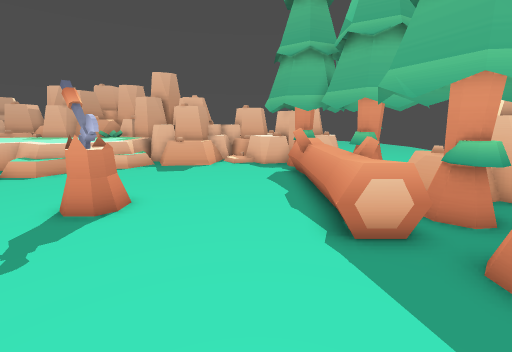
[1] (above)

24 first-person views from a walk through a level from a Godot 3-D game. The camera is 1.2 m above the floor, tilts 12° down and sees 90° across. The floor is counted in squares, 0.5 m on a side. Each view is taken from the middle of a square. On the plan, view 1 faces up. The plan holds only what a view shows up to about 17 squares ahead; the rest is blank. The place goes on beyond the plan.

[2]
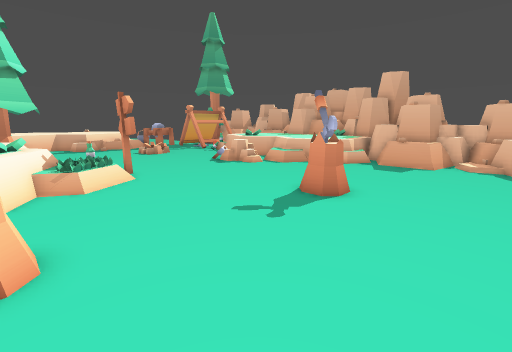

[3]
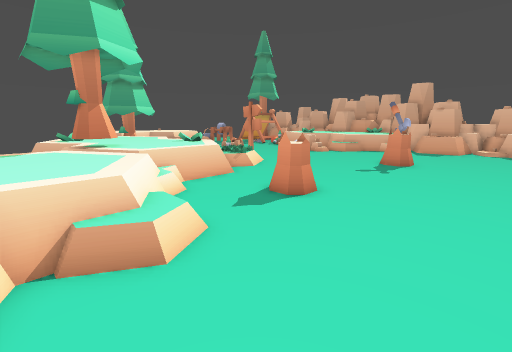

[4]
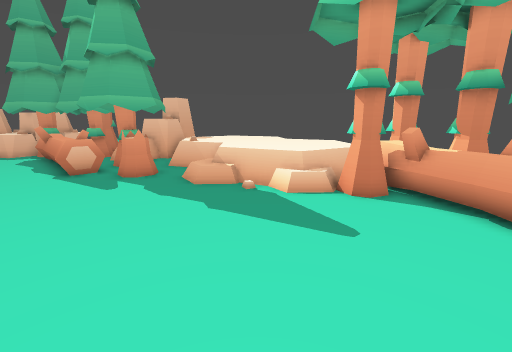

[5]
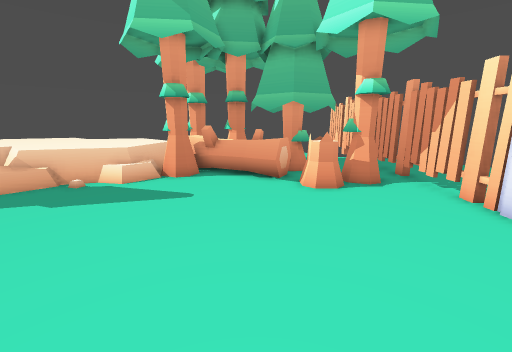

[6]
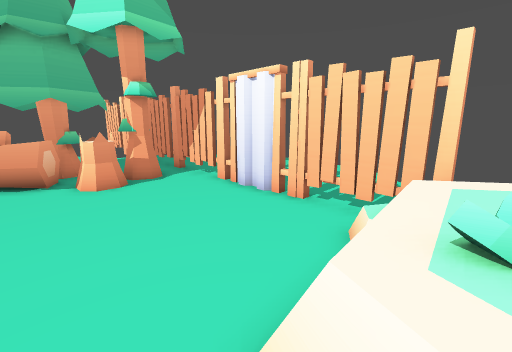

[7]
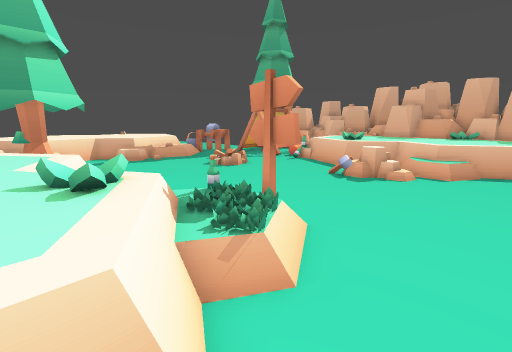

[8]
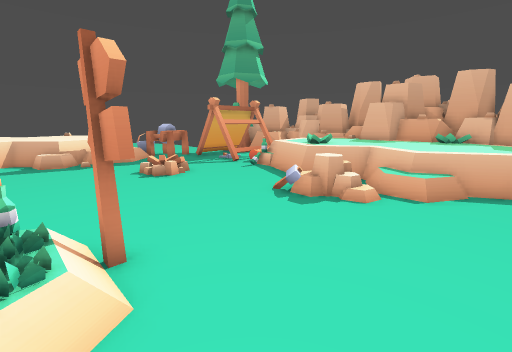

[9]
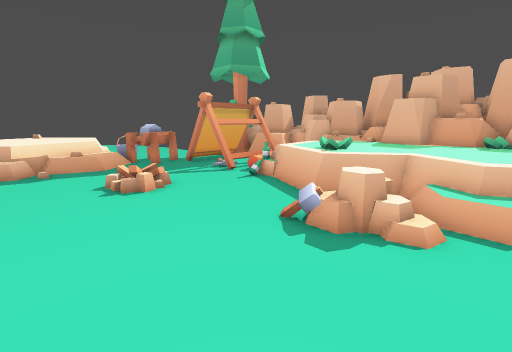

[10]
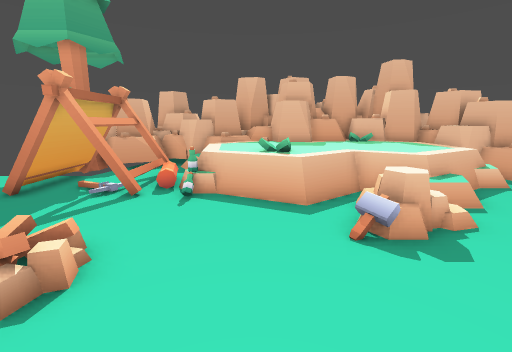

[11]
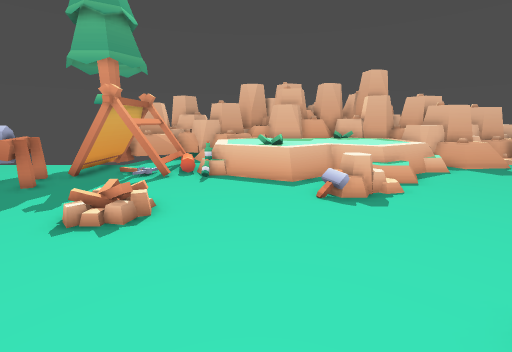

[12]
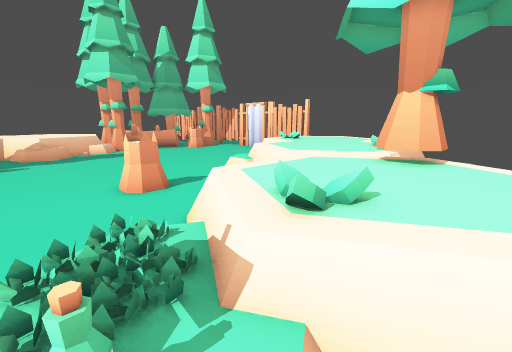

[13]
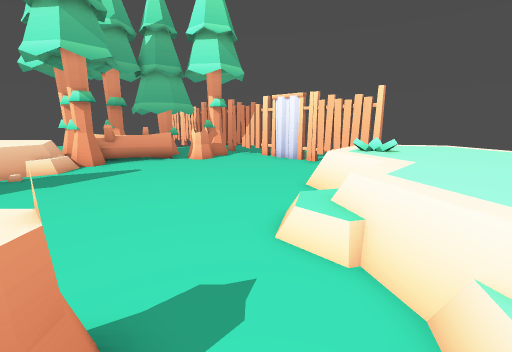

[14]
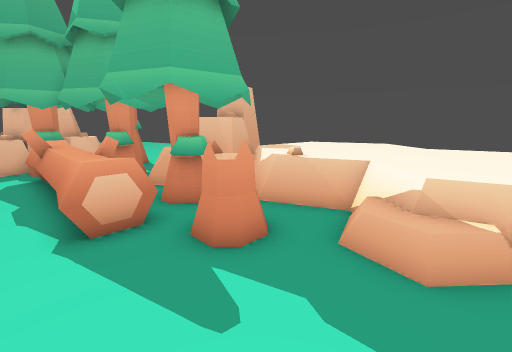

[15]
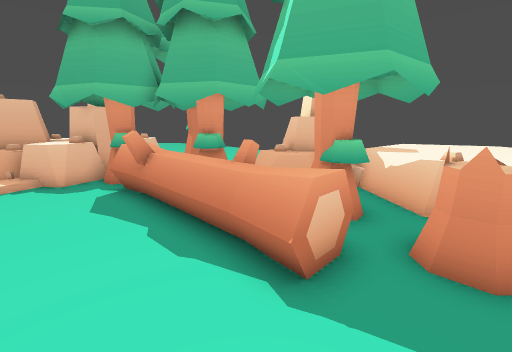

[16]
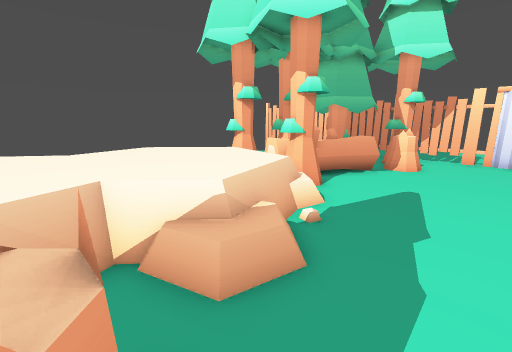

[17]
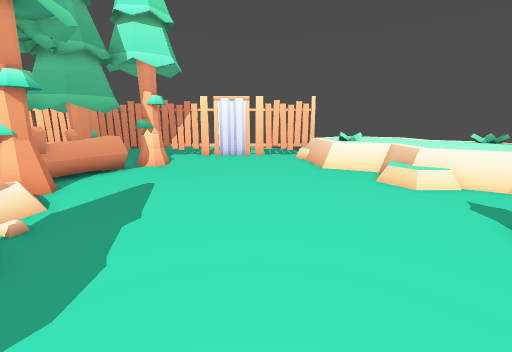

[18]
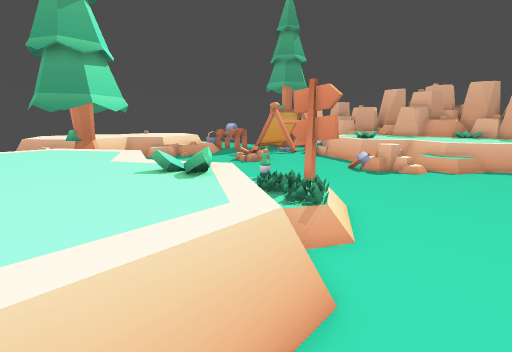

[19]
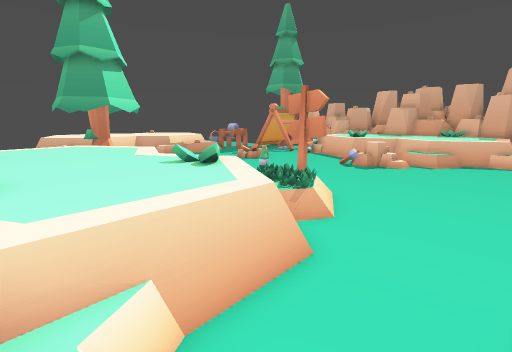

[20]
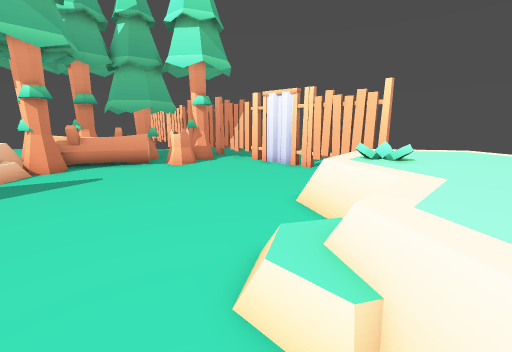

[21]
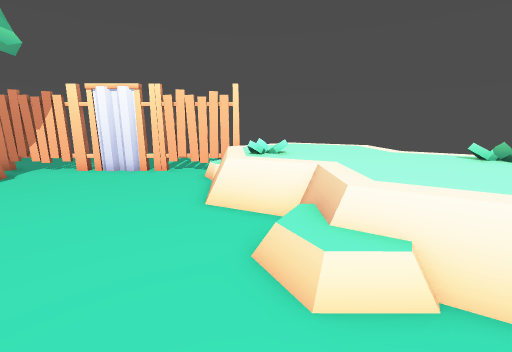

[22]
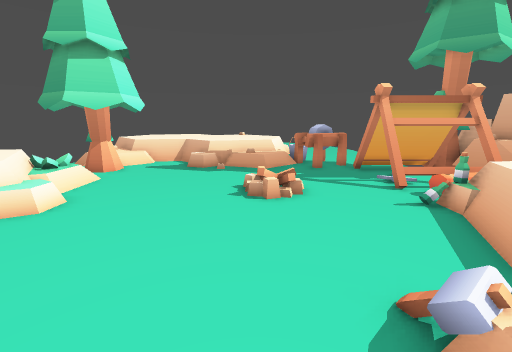

[23]
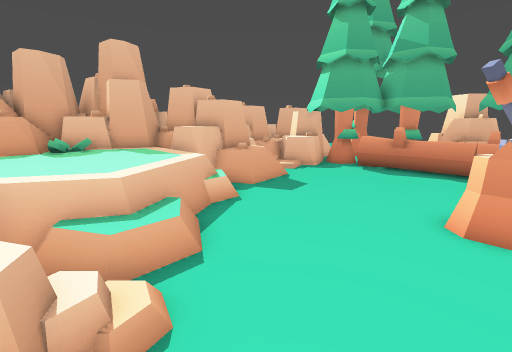

[24]
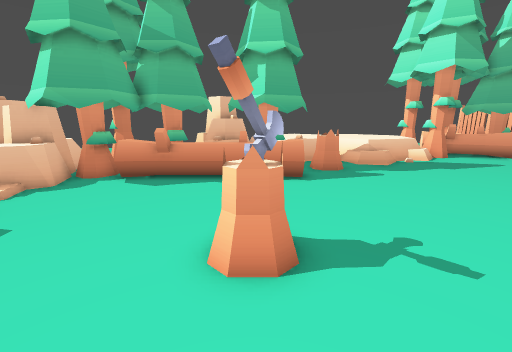

### Floor plan
Key: @ floor where view 1 was taken; # wall or solid block; x gap in a wall; . main floor; : floor 0.25 m higher than the main floor; + floor 0.5 m higher than the main floor; * floor 0.75 m higher than the main floor; / step, stairs or slope; = window, fence, low wall or low ledge; ^ raised ledge; T tree; L log; S stone; I signpost; B bottle; W wheel; O other object.
Columns run from 29 left of view 1 to 11 right of it. Each row starts with its distance up from view 1.
 18   TT###====^^^###^^^^^#^#####^^^##^=
 17   TTTT##.. ^^^^^^^^^^^#^###==^^^#^^
 16    T ####: ^^^^^^^^^^^^=###  ^^##T T
 15   .T ####= ^^^^^^^^^^^^ =^^..xT#TTTTT
 14  ....:###. ^^^^^^^^^^^=.......TTTT#TT
 13  ....:### .O^^^^^^^^^.........TTTTTT#
 12    ==.###=...:^^#.==#..........TT T.T
 11   =W#............:::...........LTTT.T==
 10   O##=..........SS:............LTTT#####
  9 = O=............:..............LLTT^#####
  8 #==::.../:/.............O......LLTT#####=
  7  *==:...///.............OO.....LLTTTT=^^^
  6  **=:..........................LLTTTT=^^^
  5  **=...........................LLTTTT=^^^
  4  **+:............................OTT==^^^
  3  *=.............II...............OO..^^^^
  2  *=............B:::..................^^^^
  1  *=.TTTT...:...:::+................#O^^^^
  0  *=TTT.T::.==..^=^:..........@.....:=^^^^
 -1  ==TTTTT+=^^^^^^^^^=...OO...........^^^^^
 -2 == TTTTT^^^^^^^^^^^^...OO...........:^^^^
 -3 =   TTT ^^^^^^^^^^^^.................^T^^
 -4         ^^^^^^^T^T^^.................###T
 -5         ^^^^^^##TT#^==...............TTT#
 -6            ^^^##T##^^^:..............TTTL
 -7            ^^^T###^^^^^^:.............LL#
 -8            ==  TT#^^^^^^:.............LLT
 -9                  ^^^^^^^.............LLLT
-10                  =^^^^^^^^=..........LLT
-11                  ^^^^^^^^^^........OOTTTT
-12                   ^^^^^^^^^........OO TTT
-13                    =^^^^^^^.........TTTT
-14                     ^^^^^^^:........TT.
-15                     ^^^^^^    . #.  #####
-16                       ^^^=##########
-17                        =

Where each view was taken, in squares from view 1:
view 1: 0 up, 0 right, facing up
view 2: 1 down, 0 right, facing up-left
view 3: 9 down, 0 right, facing up-left
view 4: 9 down, 0 right, facing up-right
view 5: 9 down, 3 left, facing right
view 6: 9 down, 4 left, facing down-right
view 7: 2 down, 8 left, facing up-left
view 8: 2 up, 8 left, facing up-left
view 9: 4 up, 10 left, facing up-left
view 10: 4 up, 16 left, facing up
view 11: 1 up, 16 left, facing up
view 12: 2 up, 15 left, facing down-right
view 13: 2 down, 8 left, facing down-right
view 14: 1 down, 1 right, facing up-right
view 15: 3 up, 1 left, facing up-right
view 16: 3 up, 3 right, facing down-right
view 17: 3 up, 1 right, facing down
view 18: 4 down, 8 left, facing up-left
view 19: 5 down, 7 left, facing up-left
view 20: 4 down, 7 left, facing down-right
view 21: 3 down, 4 left, facing down
view 22: 7 up, 11 left, facing left
view 23: 7 up, 12 left, facing up-right
view 24: 7 up, 9 left, facing right
